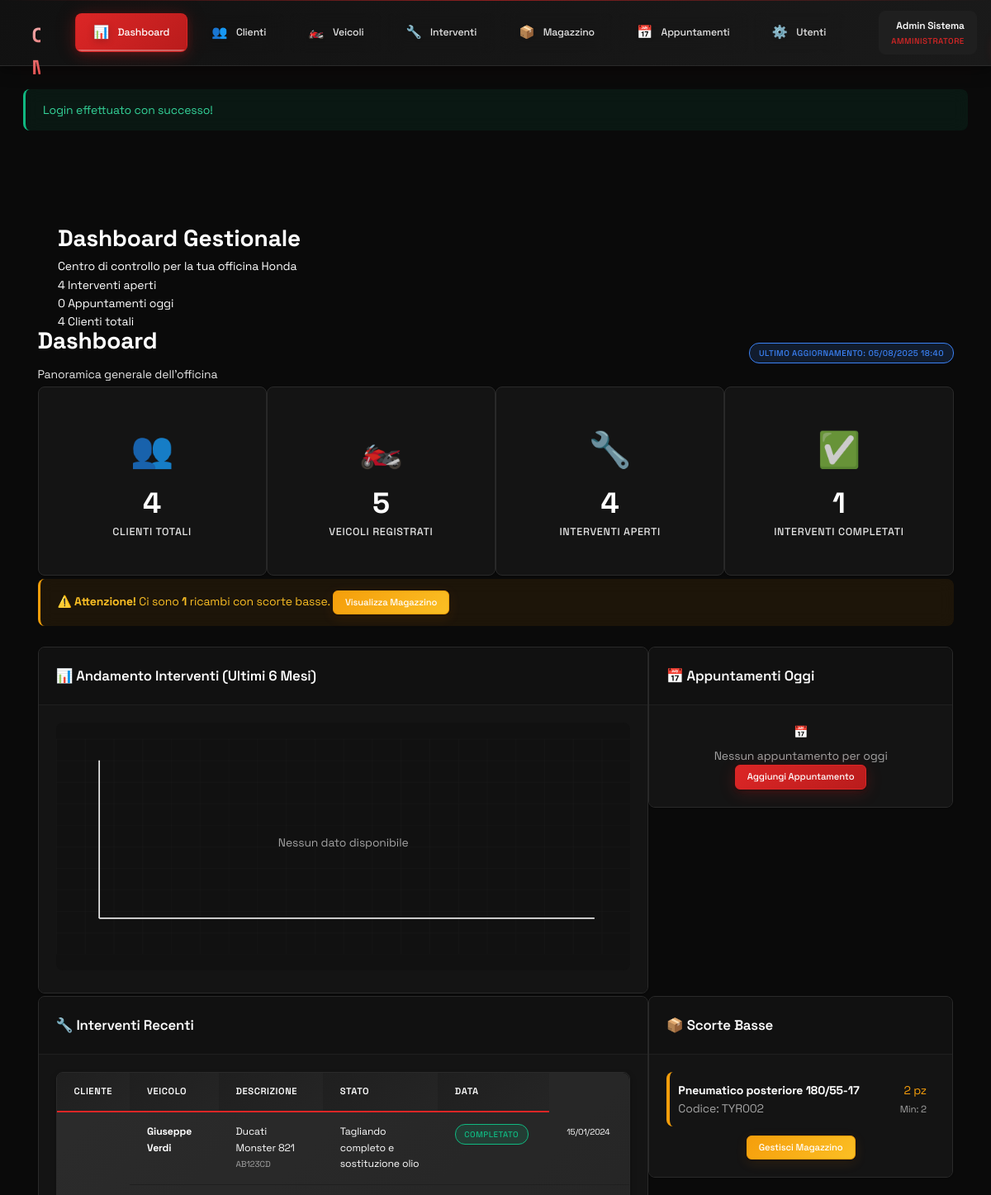
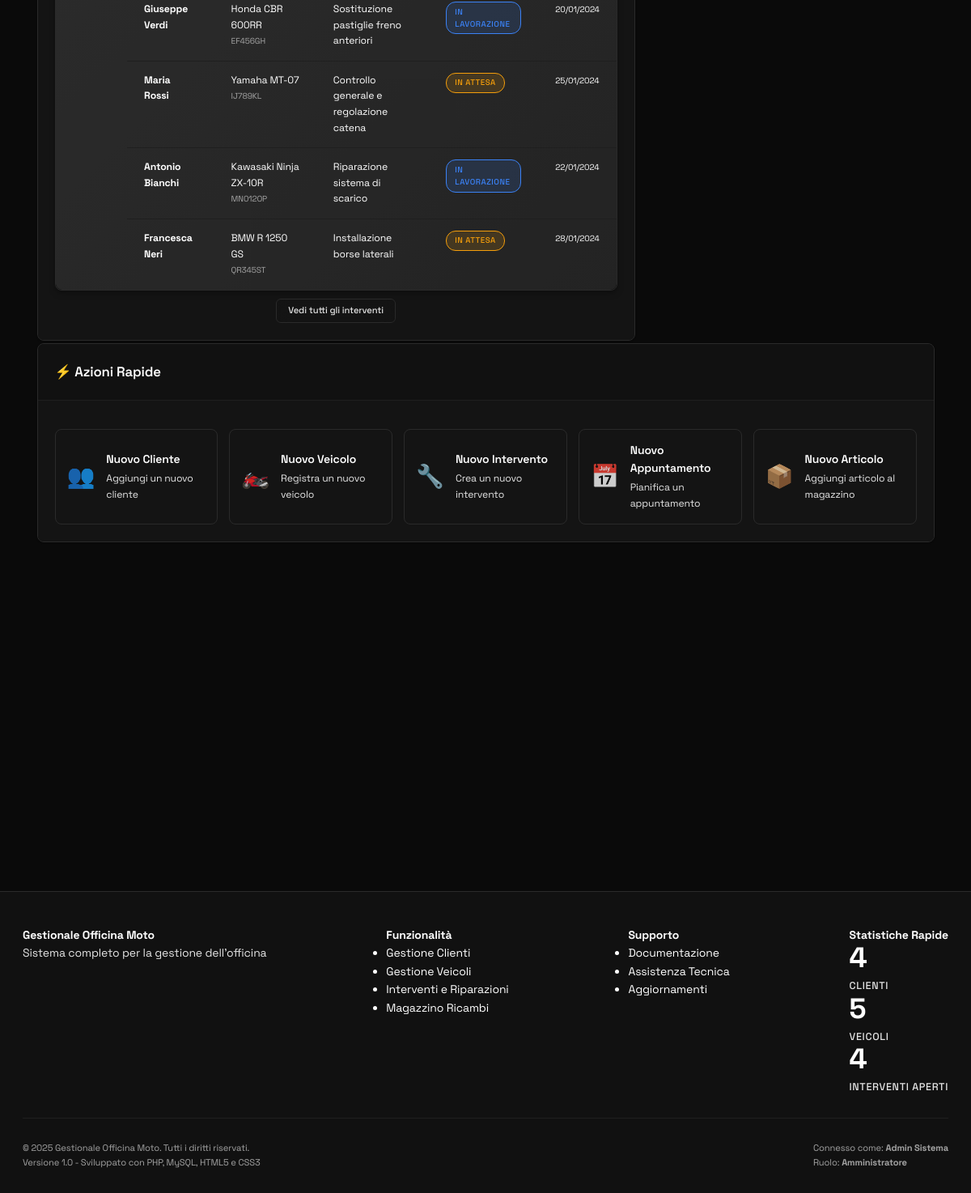
Screenshot of /dashboard.php?success=login (signed in) with the database file from the repository (2 pictures, top to bottom).
### tables this page shows
CREATE TABLE interventi (
    id INT AUTO_INCREMENT PRIMARY KEY,
    veicolo_id INT NOT NULL,
    descrizione TEXT NOT NULL,
    stato ENUM('in_attesa', 'lavorazione', 'completato', 'consegnato') DEFAULT 'in_attesa',
    data_inizio DATE NOT NULL,
    data_fine DATE,
    costo DECIMAL(10,2) DEFAULT 0.00,
    note TEXT,
    meccanico_id INT,
    data_creazione TIMESTAMP DEFAULT CURRENT_TIMESTAMP,
    FOREIGN KEY (veicolo_id) REFERENCES veicoli(id) ON DELETE CASCADE,
    FOREIGN KEY (meccanico_id) REFERENCES utenti(id)
);

CREATE TABLE clienti (
    id INT AUTO_INCREMENT PRIMARY KEY,
    nome VARCHAR(100) NOT NULL,
    cognome VARCHAR(100) NOT NULL,
    telefono VARCHAR(20),
    email VARCHAR(100),
    indirizzo TEXT,
    note TEXT,
    data_creazione TIMESTAMP DEFAULT CURRENT_TIMESTAMP
);

CREATE TABLE veicoli (
    id INT AUTO_INCREMENT PRIMARY KEY,
    cliente_id INT NOT NULL,
    marca VARCHAR(50) NOT NULL,
    modello VARCHAR(50) NOT NULL,
    targa VARCHAR(20) UNIQUE NOT NULL,
    anno INT,
    cilindrata INT,
    colore VARCHAR(30),
    foto VARCHAR(255),
    note TEXT,
    data_creazione TIMESTAMP DEFAULT CURRENT_TIMESTAMP,
    FOREIGN KEY (cliente_id) REFERENCES clienti(id) ON DELETE CASCADE
);

CREATE TABLE magazzino (
    id INT AUTO_INCREMENT PRIMARY KEY,
    nome_ricambio VARCHAR(100) NOT NULL,
    codice VARCHAR(50) UNIQUE NOT NULL,
    quantita INT NOT NULL DEFAULT 0,
    prezzo DECIMAL(10,2) DEFAULT 0.00,
    soglia_minima INT DEFAULT 5,
    fornitore VARCHAR(100),
    data_creazione TIMESTAMP DEFAULT CURRENT_TIMESTAMP
);

### dashboard.php (the view, shortened to what the rows shown need)
<?php
require_once 'includes/header.php';
try {
    $db = getDB();
    $interventiRecenti = $db->select("
        SELECT i.*, v.marca, v.modello, v.targa, c.nome, c.cognome
        FROM interventi i
        JOIN veicoli v ON i.veicolo_id = v.id
        JOIN clienti c ON v.cliente_id = c.id
        ORDER BY i.data_creazione DESC
        LIMIT 5
    ");
    $ricambiEsaurimento = $db->select("
        SELECT * FROM magazzino
        WHERE quantita <= soglia_minima
        ORDER BY quantita ASC
        LIMIT 5
    ");
} catch (Exception $e) {
    error_log("Errore dashboard: " . $e->getMessage());
    $stats = array_fill_keys(['clienti_totali', 'veicoli_totali', 'interventi_aperti', 'interventi_completati', 'ricambi_scorta_bassa'], 0);
    $interventiRecenti = [];
    $appuntamentiOggi = [];
    $ricambiEsaurimento = [];
    $interventiMensili = [];
}
function getStatoBadge($stato) {
    switch ($stato) {
        case 'in_attesa': return 'badge-warning';
        case 'lavorazione': return 'badge-info';
        case 'completato': return 'badge-success';
    }
}
function getStatoText($stato) {
    switch ($stato) {
        case 'in_attesa': return 'In Attesa';
        case 'lavorazione': return 'In Lavorazione';
        case 'completato': return 'Completato';
    }
}
?>
<div class="main-content with-header">
    <div class="hero-section">
        <div class="hero-content">
            <div class="container">
                <div class="hero-text">
                    <h1 class="hero-title">Dashboard Gestionale</h1>
                </div>
            </div>
        </div>
    </div>
    <div class="container-fluid">
    <div class="row mb-4">
        <div class="col-12">
            <div class="d-flex justify-content-between align-items-center">
                <div>
                    <h1 class="text-primary mb-2">Dashboard</h1>
                </div>
            </div>
        </div>
    </div>
    <div class="row">
        <div class="col-12 col-lg-8 mb-4">
            <div class="card">
                <div class="card-body">
                    <?php if (!empty($interventiRecenti)): ?>
                        <div class="table-container">
                            <table class="table">
                                <thead>
                                    <tr>
                                        <th>Cliente</th>
                                        <th>Veicolo</th>
                                        <th>Descrizione</th>
                                        <th>Stato</th>
                                        <th>Data</th>
                                    </tr>
                                </thead>
                                <tbody>
                                    <?php foreach ($interventiRecenti as $intervento): ?>
                                    <tr>
                                        <td>
                                            <strong><?php echo htmlspecialchars($intervento['nome'] . ' ' . $intervento['cognome']); ?></strong>
                                        </td>
                                        <td>
                                            <div><?php echo htmlspecialchars($intervento['marca'] . ' ' . $intervento['modello']); ?></div>
                                            <small class="text-muted"><?php echo htmlspecialchars($intervento['targa']); ?></small>
                                        </td>
                                        <td>
                                            <div class="text-truncate" style="max-width: 200px;" title="<?php echo htmlspecialchars($intervento['descrizione']); ?>">
                                                <?php echo htmlspecialchars($intervento['descrizione']); ?>
                                            </div>
                                        </td>
                                        <td>
                                            <span class="badge <?php echo getStatoBadge($intervento['stato']); ?>">
                                                <?php echo getStatoText($intervento['stato']); ?>
                                            </span>
                                        </td>
                                        <td>
                                            <small><?php echo date('d/m/Y', strtotime($intervento['data_inizio'])); ?></small>
                                        </td>
                                    </tr>
                                    <?php endforeach; ?>
                                </tbody>
                            </table>
                        </div>
                    <?php endif; ?>
                </div>
            </div>
        </div>
        <div class="col-12 col-lg-4 mb-4">
            <div class="card">
                <div class="card-body">
                    <?php if (!empty($ricambiEsaurimento)): ?>
                        <div class="stock-alerts">
                            <?php foreach ($ricambiEsaurimento as $ricambio): ?>
                            <div class="stock-item mb-3 p-3 bg-secondary rounded <?php echo $ricambio['quantita'] == 0 ? 'border-danger' : 'border-warning'; ?>" style="border-left: 4px solid;">
                                <div class="d-flex justify-content-between align-items-start">
                                    <div>
                                        <strong><?php echo htmlspecialchars($ricambio['nome_ricambio']); ?></strong>
                                        <div class="text-muted small">
                                            Codice: <?php echo htmlspecialchars($ricambio['codice']); ?>
                                        </div>
                                    </div>
                                    <div class="text-right">
                                        <div class="<?php echo $ricambio['quantita'] == 0 ? 'text-danger' : 'text-warning'; ?> font-weight-bold">
                                            <?php echo $ricambio['quantita']; ?> pz
                                        </div>
                                        <small class="text-muted">
                                            Min: <?php echo $ricambio['soglia_minima']; ?>
                                        </small>
                                    </div>
                                </div>
                            </div>
                            <?php endforeach; ?>
                        </div>
                    <?php endif; ?>
                </div>
            </div>
        </div>
    </div>
</div>
<?php require_once 'includes/footer.php'; ?>

### rows the page displays
interventi: clienti.nome+cognome "Giuseppe Verdi", veicolo.modello "Ducati Monster 821", veicolo.targa "AB123CD", descrizione "Tagliando completo e sostituzione olio", stato "COMPLETATO", data_inizio "15/01/2024"
interventi: clienti.nome+cognome "Giuseppe Verdi", veicolo.modello "Honda CBR 600RR", veicolo.targa "EF456GH", descrizione "Sostituzione pastiglie freno anteriori", stato "IN LAVORAZIONE", data_inizio "20/01/2024"
interventi: clienti.nome+cognome "Maria Rossi", veicolo.modello "Yamaha MT-07", veicolo.targa "IJ789KL", descrizione "Controllo generale e regolazione catena", stato "IN ATTESA", data_inizio "25/01/2024"
interventi: clienti.nome+cognome "Antonio Bianchi", veicolo.modello "Kawasaki Ninja ZX-10R", veicolo.targa "MN012OP", descrizione "Riparazione sistema di scarico", stato "IN LAVORAZIONE", data_inizio "22/01/2024"
interventi: clienti.nome+cognome "Francesca Neri", veicolo.modello "BMW R 1250 GS", veicolo.targa "QR345ST", descrizione "Installazione borse laterali", stato "IN ATTESA", data_inizio "28/01/2024"
magazzino: nome_ricambio "Pneumatico posteriore 180/55-17", codice "TYR002", quantita "2", soglia_minima "2"

### other values shown
$currentUser['name'] "Admin Sistema"
Auth::getRoleName($currentUser['role']) "AMMINISTRATORE"
$successMessages[$_GET['success']] "Login effettuato con successo!"
$stats['interventi_aperti'] "4"
count($appuntamentiOggi) "0"
$stats['clienti_totali'] "4"
$stats['veicoli_totali'] "5"
$stats['interventi_completati'] "1"
$stats['ricambi_scorta_bassa'] "1"
$clientiCount "4"
$veicoliCount "5"
$interventiAperti "4"
getCurrentUser()['name'] "Admin Sistema"
Auth::getRoleName(getCurrentUser()['role']) "Amministratore"
